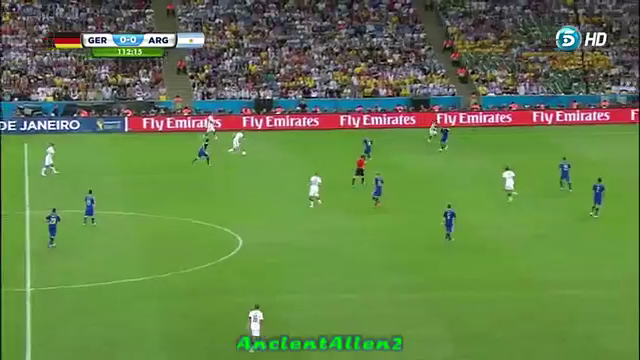
#> input picture frame 62 of ball-tracking/goal.mp4, 640 x 360 px, given in place of bb.mp4, which was not available
$ python ball_detector.py   (older library calls are emulated)
#> lines starting #> are read from the running program, lines starting #| are printed output that depends on the picture; after the words box and inside, x2 and y2 are one past the last pixel; in counts of white or black regions, pixels touching at a corner belong together; pictures that were not available may be replaced by others from this repository, and a replacement may not be noted
#> in start_detecting, img is the input picture: shape (360, 640, 3); mean B, G, R 72.8, 128.6, 99.6
import cv2, numpy as np, math

# [65 lines left out: functions eleminateCrowd, get_mask, eleminateCrowd2, not called in this run]

def morphoImg(img):

	# edge detection
	edges = cv2.Canny(img,255,250,apertureSize = 3)
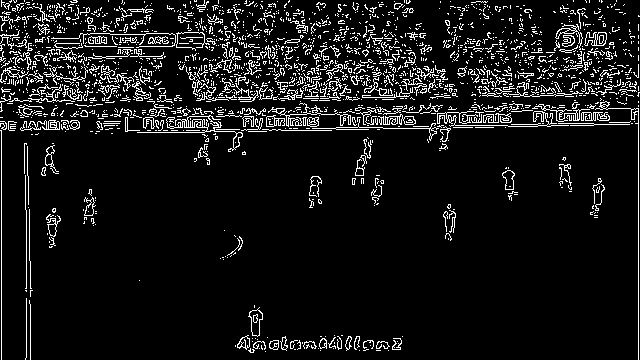
#> edges: shape (360, 640); 8.7% white in thin lines or dots

	# closing
	kernel = np.ones((5,5),np.uint8)
	closing = cv2.morphologyEx(edges, cv2.MORPH_CLOSE, kernel)
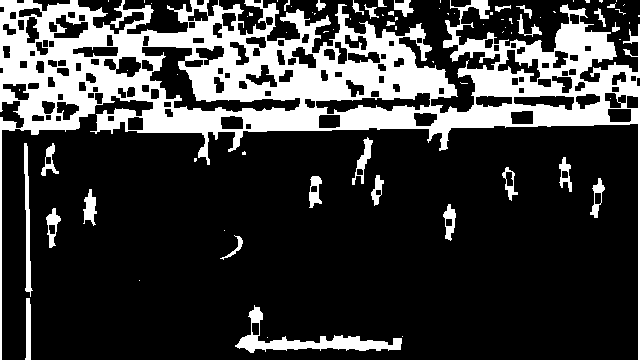
#> closing: shape (360, 640); 23.3% white; 79 white regions (50 under 20 px), largest, box (x1, y1, x2, y2) and area: (0, 0, 640, 360) 47278, (235, 305, 402, 353) 1863, (24, 143, 33, 297) 635
	# dilation
	kernel = np.ones((5,5),np.uint8)
	dilation = cv2.dilate(closing,kernel,iterations = 1)
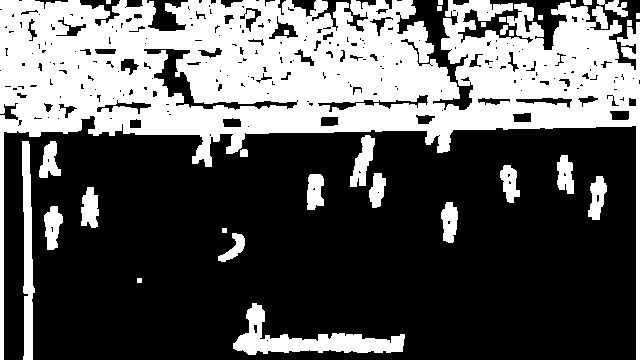
#> dilation: shape (360, 640); 36% white; 31 white regions

	erosion = cv2.erode(dilation,kernel,iterations = 1)
	return erosion

def eleminateBallCandidate(cnt , colorImg):
	rect = cv2.minAreaRect(cnt)
	box = cv2.boxPoints(rect)
	width = math.hypot(box[1][0] - box[0][0], box[1][1] - box[0][1])
	height = math.hypot(box[2][0] - box[1][0], box[2][1] - box[1][1])
	axes1 = math.hypot(box[2][0] - box[0][0], box[2][1] - box[1][1])
	axes2 = math.hypot(box[1][0] - box[3][0], box[1][1] - box[3][1])
	minX = 10000
	minY = 10000
	maxX = 0
	maxY = 0
	for i in range(0, 3):
		for j in range(0, 1):
			minX = int(min(minX, box[i][1]))
			minY = int(min(minY, box[i][0]))
			maxX = int(max(maxX, box[i][1]))
			maxY = int(max(maxY, box[i][0]))
	whRatio = height / width
	axRatio = axes1 / axes2
	if (whRatio < 0.5 or whRatio > 1.3) or (axRatio < 0.6 or axRatio > 1.1):
		return [-1,-1];
	count = 0
	# print(maxX , maxY)
	if(maxX>720):
		maxX=720
	for i in range(minX, maxX):
		for j in range(minY, maxY):
			if (colorImg[i,j,1] > 190 and colorImg[i,j,2] > 190):
				count += 1

	return [count,box]

def findBall(img , colorImg):
	im2, contours, hierarchy = cv2.findContours(img , cv2.RETR_EXTERNAL , cv2.CHAIN_APPROX_SIMPLE )
#> contours = 75 contours, 50 with area under 20; largest, box (x1, y1, x2, y2) and area: (0, 0, 640, 360) 61520, (235, 305, 402, 353) 1713, (24, 143, 33, 297) 478, (352, 137, 373, 185) 290, (46, 208, 61, 248) 268
	for cnt in contours:
		area = cv2.contourArea(cnt)
		if area < 5 or area > 200:
			continue
		cou = eleminateBallCandidate(cnt,colorImg)
		if(cou[0] == -1):
			continue
		count = cou[0]
		box = cou[1]
		if count < 8:
			continue
		box = np.int0(box)
		cv2.drawContours(colorImg,[box],0,(0,0,255),2)
#> this loop made 75 passes
#> area on passes 3, 4, 8, 9, 10, 11, 12, 14, 16, 18, 19, 20: 1713, 240, 268, 254.5, 246, 244, 248.5, 217.5, 203.5, 200.5, 478, 289.5
#> (area, rect in eleminateBallCandidate, width in eleminateBallCandidate, height in eleminateBallCandidate, axes1 in eleminateBallCandidate, axes2 in eleminateBallCandidate, whRatio in eleminateBallCandidate) on passes 6, 13, 56, 57: (77, ((232.5, 248.8), (28.67, 11.88), -58.67), 11.88, 28.67, 24.95, 31.04, 2.41), (181.5, ((376.8, 190.1), (30.22, 10.16), -74.05), 10.16, 30.22, 29.09, 31.88, 2.97), (41, ((525.2, 9.41), (6.83, 18.44), -49.4), 18.44, 6.83, 10.87, 19.66, 0.371), (31, ((502.5, 8.13), (15.3, 5.26), -3.81), 5.26, 15.3, 14.95, 16.18, 2.91)

	return colorImg

def start_detecting(path):
	camera_source = cv2.VideoCapture(path)
	while True:
		error, img = camera_source.read()
		colorImg = img
		img = morphoImg(img)
		img = findBall(img, colorImg)
		cv2.imshow('Ball Tracking', img)

		if cv2.waitKey(1) & 0xFF == ord('q'):
#> (key q is pressed here)
                    break

if __name__ == '__main__':
	start_detecting("bb.mp4")

$ run again, starting later in the video
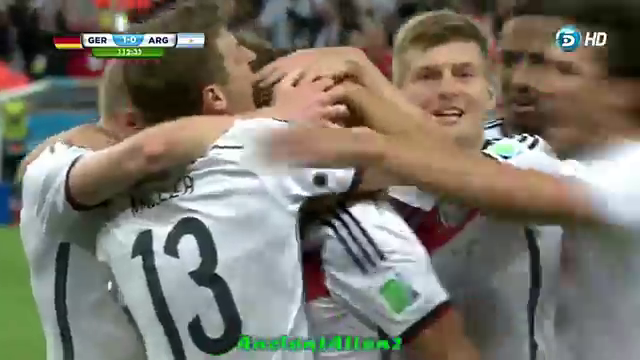
#> input picture frame 503 of ball-tracking/goal.mp4, 640 x 360 px, given in place of bb.mp4, which was not available
#> in start_detecting, img is the input picture: shape (360, 640, 3); mean B, G, R 105.2, 116.4, 120.6
#> in morphoImg, `edges = cv2.Canny(img,255,250,apertureSize = 3)`:
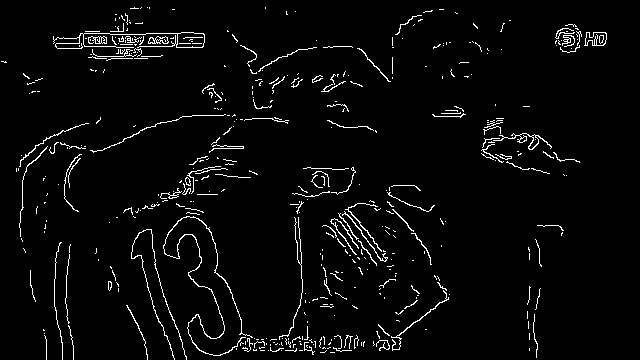
#> edges: shape (360, 640); 3.5% white in thin lines or dots
#> closing: shape (360, 640); 6.4% white; 145 white regions (93 under 20 px), largest, box (x1, y1, x2, y2) and area: (163, 201, 365, 356) 2550, (53, 13, 205, 61) 2542, (322, 200, 392, 266) 1540
#> in morphoImg, `dilation = cv2.dilate(closing,kernel,iterations = 1)`:
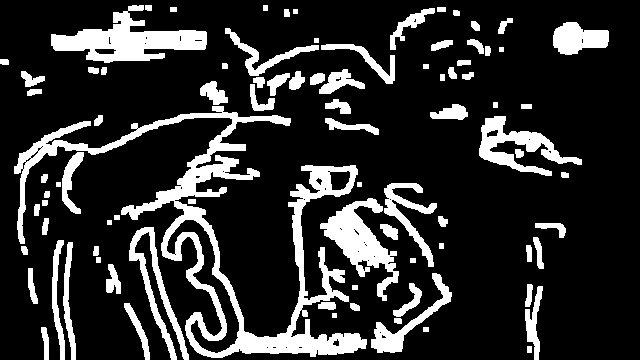
#> dilation: shape (360, 640); 18.2% white; 88 white regions
#> contours = 145 contours, 113 with area under 20; largest, box (x1, y1, x2, y2) and area: (163, 201, 365, 356) 5584, (53, 13, 205, 61) 2728, (322, 200, 392, 266) 1604, (292, 167, 356, 200) 900, (555, 24, 607, 53) 857
#> the loop in findBall, `for cnt in contours:` made 145 passes
#> (area, rect in eleminateBallCandidate, width in eleminateBallCandidate, height in eleminateBallCandidate, axes1 in eleminateBallCandidate, axes2 in eleminateBallCandidate, whRatio in eleminateBallCandidate) on passes 7, 12, 13: (85.5, ((532.6, 336.8), (7.55, 44.97), -5.91), 44.97, 7.55, 2.98, 45.6, 0.168), (21.5, ((138.7, 331.2), (4.66, 57.94), -21.25), 57.94, 4.66, 16.74, 58.13, 0.0804), (21, ((326.5, 305.5), (3, 13), -90), 13, 3, 13.34, 13.34, 0.231)
